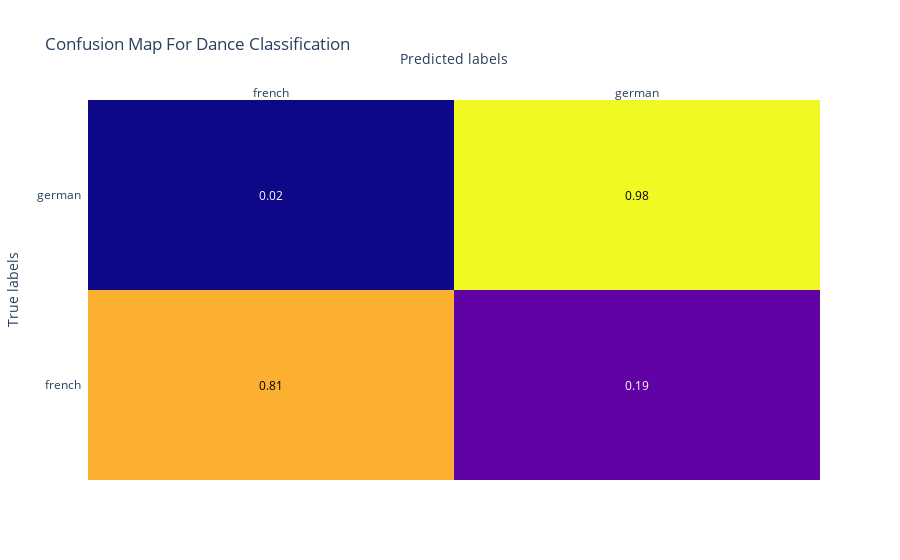

Notebook code for this chart:
### Markdown cell above
# French vs. German

### Code cell
national_dances = {'menuett' : 'french', 'trio': 'french', 'ländler': 'german', 'walzer': 'german', 'deutscher': 'german'  }
national_dances_num = {0: -1, 1: -3, 2: -1, 3: -2, 4: -2, 5: -1}

features_national = features.replace({'dance': national_dances, 'dance_num_label': national_dances_num })[features.dance != 'ecossaise']

feature_matrix_national = features_national[top_features.index].to_numpy()

labels_national = features_national[['dance_num_label']].to_numpy()

scaler_national = StandardScaler()
scaler_national.fit(feature_matrix_national)
feature_matrix_scaled_national = scaler_national.transform(feature_matrix_national)

labels_national = np.ravel(labels_national)
features_national_train, features_national_test, labels_national_train, labels_national_test = train_test_split(feature_matrix_scaled_national,
                                                                            labels_national,
                                                                            test_size=0.33,
                                                                            random_state=43)
clf_national = svm.SVC(gamma='scale', C=100, decision_function_shape='ovr')
clf_national.fit(features_national_train, labels_national_train)

labels_national_predicted = clf_national.predict(features_national_test)

cm_national = confusion_matrix(labels_national_test, labels_national_predicted)
cm_national = cm_national.astype('float') / cm_national.sum(axis=1)[:, np.newaxis] # Normalize confusion map
cm_national = np.around(cm_national, decimals=2)



fig = ff.create_annotated_heatmap(z=cm_national, x=['french', 'german'], y=['french', 'german'])
fig.update_layout(title='Confusion Map For Dance Classification',
                  xaxis_title="Predicted labels", yaxis_title="True labels")
fig

### Figure 1 — Plotly figure (JSON) as saved in the notebook; plotly's stock layout.template omitted (floating-point values rounded to 4 significant figures)
{"data": [{"colorscale": [[0, "#0d0887"], [0.1111, "#46039f"], [0.2222, "#7201a8"], [0.3333, "#9c179e"], [0.4444, "#bd3786"], [0.5556, "#d8576b"], [0.6667, "#ed7953"], [0.7778, "#fb9f3a"], [0.8889, "#fdca26"], [1, "#f0f921"]], "reversescale": false, "showscale": false, "type": "heatmap", "x": ["french", "german"], "y": ["french", "german"], "z": [[0.81, 0.19], [0.02, 0.98]]}], "layout": {"annotations": [{"font": {"color": "#000000"}, "showarrow": false, "text": "0.81", "x": "french", "xref": "x", "y": "french", "yref": "y"}, {"font": {"color": "#FFFFFF"}, "showarrow": false, "text": "0.19", "x": "german", "xref": "x", "y": "french", "yref": "y"}, {"font": {"color": "#FFFFFF"}, "showarrow": false, "text": "0.02", "x": "french", "xref": "x", "y": "german", "yref": "y"}, {"font": {"color": "#000000"}, "showarrow": false, "text": "0.98", "x": "german", "xref": "x", "y": "german", "yref": "y"}], "title": {"text": "Confusion Map For Dance Classification"}, "xaxis": {"dtick": 1, "gridcolor": "rgb(0, 0, 0)", "side": "top", "ticks": "", "title": {"text": "Predicted labels"}}, "yaxis": {"dtick": 1, "ticks": "", "ticksuffix": "  ", "title": {"text": "True labels"}}}}
